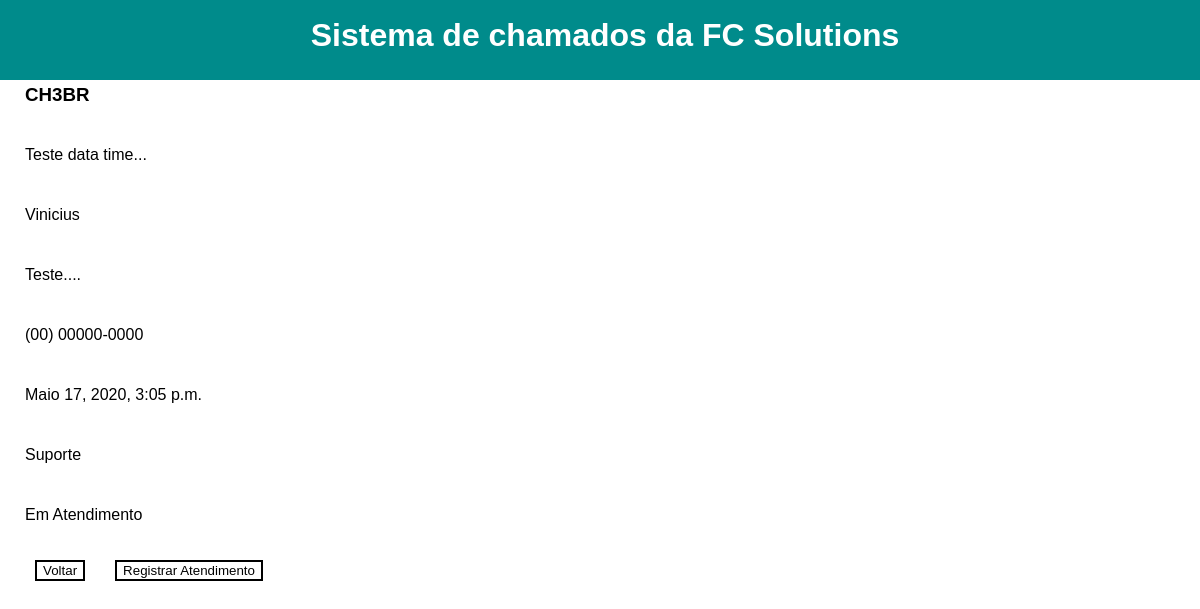
The app's page /detalhes/3 (signed in) with its own data.
### Solutions/models.py (models this page shows, shortened)
class Chamado(models.Model):
    titulo = models.CharField('Titulo', max_length=128, blank=True, null=True)
    autor = models.ForeignKey(Funcionario, on_delete=models.CASCADE, blank=True, null=True)
    descricao = models.TextField('Descrição', max_length=500, blank=True, null=True)
    telefone = models.CharField('Telefone', max_length=20, blank=True, null=True)
    data_abertura = models.DateTimeField(auto_now_add=True, null=True)
    categoria = models.ForeignKey(Categoria, on_delete=models.CASCADE, blank=True, null=True)
    status = models.ForeignKey(Status, on_delete=models.CASCADE, blank=True, null=True)

class Funcionario(models.Model):
    nome = models.CharField('Nome', max_length=128, blank=True, null=True)
    usuario = models.ForeignKey(User, on_delete=models.CASCADE, null=True)

class Categoria(models.Model):
    nome = models.CharField('Categoria', max_length=128, blank=True, null=True)

class Status(models.Model):
    nome = models.CharField('Status', max_length=128, blank=True, null=True)

### Solutions/views.py (the view)
# urls.py: path('detalhes/<int:id_chamado>', detalhes, name='detalhes'),
def detalhes(request, id_chamado):
    if request.user.is_authenticated:
        chamado = Chamado.objects.get(pk=id_chamado)
        return render(request, 'Solutions/detalhes.html', {'chamado':chamado})
    else:
        return render(request, 'Solutions/erro_autenticacao.html', {})

### Solutions/templates/Solutions/detalhes.html (shortened to what this page needs)
{% load static %}
<!DOCTYPE html>
<html>
<head>
    <link rel="stylesheet" href="{% static 'css/estilo.css' %}">
</head>
<body>
    <div class="menu">
        <h1 class="h1">Sistema de chamados da FC Solutions</h1>
    </div>
    <div class="detalhes">
        <h3>CH{{chamado.id}}BR</h3><br>
        <p>{{chamado.titulo}}</p><br>
        <p>{{chamado.autor.nome}}</p><br>
        <p>{{chamado.descricao}}</p><br>
        <p>{{chamado.telefone}}</p><br>
        <p>{{chamado.data_abertura}}</p><br>
        <p>{{chamado.categoria.nome}}</p><br>
        <p>{{chamado.status.nome}}</p><br>
        <form action="/" style="float: left;"><button class="botton">Voltar</button></form>
        <form action="/atendimento" style="float: left;"><button class="botton">Registrar Atendimento</button></form>
    </div>
</body>
</html>

### Solutions/static/css/estilo.css (style rules this page uses)
* { font-family: sans-serif; text-decoration: none; margin: auto; }
body { font-family: 'Lucida Sans', 'Lucida Sans Regular', 'Lucida Grande', 'Lucida Sans Unicode', Geneva, Verdana, sans-serif; line-height: 30px; }
form, h1, h2, h3, p { padding-left: 10px; }
.botton { background-color: white; color: black; border: 2px solid; margin-right: 10px; margin-left: 10px; float: left; }
h1 { color:white; font-family: 'Lucida Sans', 'Lucida Sans Regular', 'Lucida Grande', 'Lucida Sans Unicode', Geneva, Verdana, sans-serif; text-align: center; padding-top: 20px; }
.menu { width: 100%; height: 80px; background-color: darkcyan; }
.detalhes { padding-left: 15px; }

### records on screen
Chamado: id "3", titulo "Teste data time...", autor.nome "Vinicius", descricao "Teste....", telefone "(00) 00000-0000", data_abertura "Maio 17, 2020, 3:05 p.m.", categoria.nome "Suporte", status.nome "Em Atendimento"
